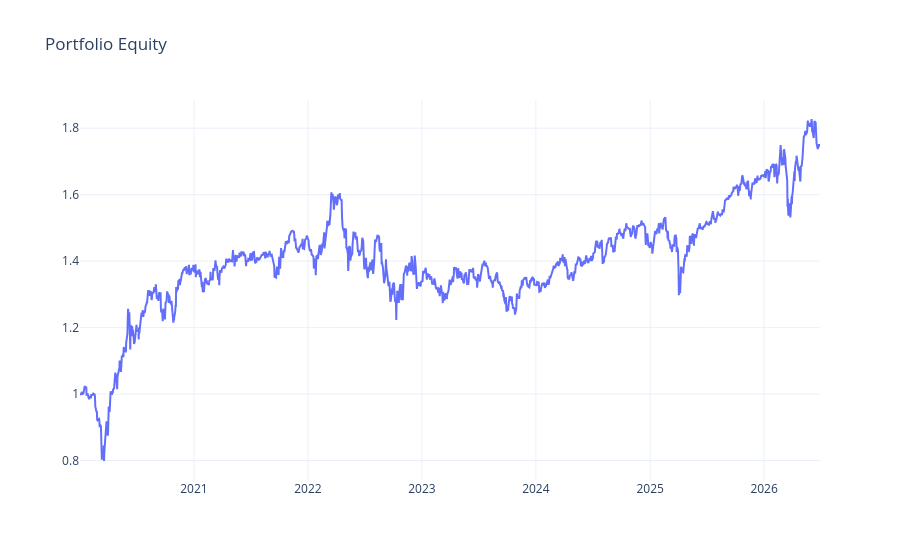

The cell this chart's notebook holds for it:
### Markdown cell above
## Regime Portfolio

### Code cell
regime_portfolio_fig = build_regime_portfolio_figure(result)
regime_portfolio_fig.show()

### Figure 1 — Plotly figure (JSON) as saved in the notebook; plotly's stock layout.template omitted (floating-point values rounded to 4 significant figures; data arrays with more than 128 entries replaced by an {"elided": "..."} marker saying what was removed)
{"data": [{"mode": "lines", "name": "Portfolio", "type": "scatter", "x": {"elided": "1630 str values"}, "y": {"elided": "1630 float values"}}], "layout": {"title": {"text": "Portfolio Equity"}, "xaxis": {"anchor": "y", "domain": [0, 1]}, "yaxis": {"anchor": "x", "domain": [0, 1]}}}
